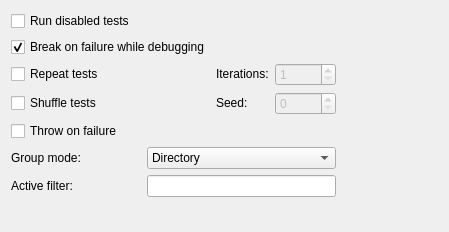
<?xml version="1.0" encoding="UTF-8"?>
<ui version="4.0">
 <class>Autotest::Internal::GTestSettingsPage</class>
 <widget class="QWidget" name="Autotest::Internal::GTestSettingsPage">
  <property name="geometry">
   <rect>
    <x>0</x>
    <y>0</y>
    <width>449</width>
    <height>232</height>
   </rect>
  </property>
  <property name="windowTitle">
   <string/>
  </property>
  <layout class="QHBoxLayout" name="horizontalLayout">
   <item>
    <layout class="QVBoxLayout" name="verticalLayout">
     <item>
      <layout class="QGridLayout" name="gridLayout">
       <item row="1" column="0">
        <widget class="QCheckBox" name="breakOnFailureCB">
         <property name="toolTip">
          <string>Turns failures into debugger breakpoints.</string>
         </property>
         <property name="text">
          <string>Break on failure while debugging</string>
         </property>
         <property name="checked">
          <bool>true</bool>
         </property>
        </widget>
       </item>
       <item row="0" column="0">
        <widget class="QCheckBox" name="runDisabledGTestsCB">
         <property name="toolTip">
          <string>Executes disabled tests when performing a test run.</string>
         </property>
         <property name="text">
          <string>Run disabled tests</string>
         </property>
        </widget>
       </item>
       <item row="4" column="0">
        <widget class="QCheckBox" name="throwOnFailureCB">
         <property name="toolTip">
          <string>Turns assertion failures into C++ exceptions.</string>
         </property>
         <property name="text">
          <string>Throw on failure</string>
         </property>
        </widget>
       </item>
       <item row="2" column="1">
        <widget class="QLabel" name="label">
         <property name="sizePolicy">
          <sizepolicy hsizetype="Minimum" vsizetype="Fixed">
           <horstretch>0</horstretch>
           <verstretch>0</verstretch>
          </sizepolicy>
         </property>
         <property name="text">
          <string>Iterations:</string>
         </property>
        </widget>
       </item>
       <item row="3" column="0">
        <widget class="QCheckBox" name="shuffleGTestsCB">
         <property name="toolTip">
          <string>Shuffles tests automatically on every iteration by the given seed.</string>
         </property>
         <property name="text">
          <string>Shuffle tests</string>
         </property>
        </widget>
       </item>
       <item row="2" column="0">
        <widget class="QCheckBox" name="repeatGTestsCB">
         <property name="toolTip">
          <string>Repeats a test run (you might be required to increase the timeout to avoid canceling the tests).</string>
         </property>
         <property name="text">
          <string>Repeat tests</string>
         </property>
        </widget>
       </item>
       <item row="2" column="2">
        <widget class="QSpinBox" name="repetitionSpin">
         <property name="enabled">
          <bool>false</bool>
         </property>
         <property name="minimum">
          <number>1</number>
         </property>
         <property name="maximum">
          <number>9999</number>
         </property>
        </widget>
       </item>
       <item row="3" column="1">
        <widget class="QLabel" name="label_2">
         <property name="sizePolicy">
          <sizepolicy hsizetype="Minimum" vsizetype="Fixed">
           <horstretch>0</horstretch>
           <verstretch>0</verstretch>
          </sizepolicy>
         </property>
         <property name="text">
          <string>Seed:</string>
         </property>
        </widget>
       </item>
       <item row="3" column="2">
        <widget class="QSpinBox" name="seedSpin">
         <property name="enabled">
          <bool>false</bool>
         </property>
         <property name="toolTip">
          <string>A seed of 0 generates a seed based on the current timestamp.</string>
         </property>
         <property name="specialValueText">
          <string/>
         </property>
         <property name="maximum">
          <number>99999</number>
         </property>
        </widget>
       </item>
      </layout>
     </item>
     <item>
      <layout class="QGridLayout" name="gridLayout_2">
       <item row="0" column="0">
        <widget class="QLabel" name="label_3">
         <property name="text">
          <string>Group mode:</string>
         </property>
        </widget>
       </item>
       <item row="1" column="0">
        <widget class="QLabel" name="label_4">
         <property name="text">
          <string>Active filter:</string>
         </property>
        </widget>
       </item>
       <item row="0" column="2">
        <widget class="QComboBox" name="groupModeCombo">
         <property name="toolTip">
          <string>Select on what grouping the tests should be based.</string>
         </property>
         <item>
          <property name="text">
           <string>Directory</string>
          </property>
         </item>
         <item>
          <property name="text">
           <string>GTest Filter</string>
          </property>
         </item>
        </widget>
       </item>
       <item row="1" column="2">
        <widget class="Utils::FancyLineEdit" name="filterLineEdit">
         <property name="toolTip">
          <string>Set the GTest filter to be used for grouping.
See Google Test documentation for further information on GTest filters.</string>
         </property>
        </widget>
       </item>
       <item row="1" column="1">
        <spacer name="horizontalSpacer_2">
         <property name="orientation">
          <enum>Qt::Horizontal</enum>
         </property>
         <property name="sizeType">
          <enum>QSizePolicy::Fixed</enum>
         </property>
         <property name="sizeHint" stdset="0">
          <size>
           <width>60</width>
           <height>20</height>
          </size>
         </property>
        </spacer>
       </item>
      </layout>
     </item>
     <item>
      <spacer name="verticalSpacer">
       <property name="orientation">
        <enum>Qt::Vertical</enum>
       </property>
       <property name="sizeHint" stdset="0">
        <size>
         <width>20</width>
         <height>40</height>
        </size>
       </property>
      </spacer>
     </item>
    </layout>
   </item>
   <item>
    <spacer name="horizontalSpacer">
     <property name="orientation">
      <enum>Qt::Horizontal</enum>
     </property>
     <property name="sizeHint" stdset="0">
      <size>
       <width>40</width>
       <height>20</height>
      </size>
     </property>
    </spacer>
   </item>
  </layout>
 </widget>
 <customwidgets>
  <customwidget>
   <class>Utils::FancyLineEdit</class>
   <extends>QLineEdit</extends>
   <header location="global">utils/fancylineedit.h</header>
  </customwidget>
 </customwidgets>
 <resources/>
 <connections/>
</ui>
